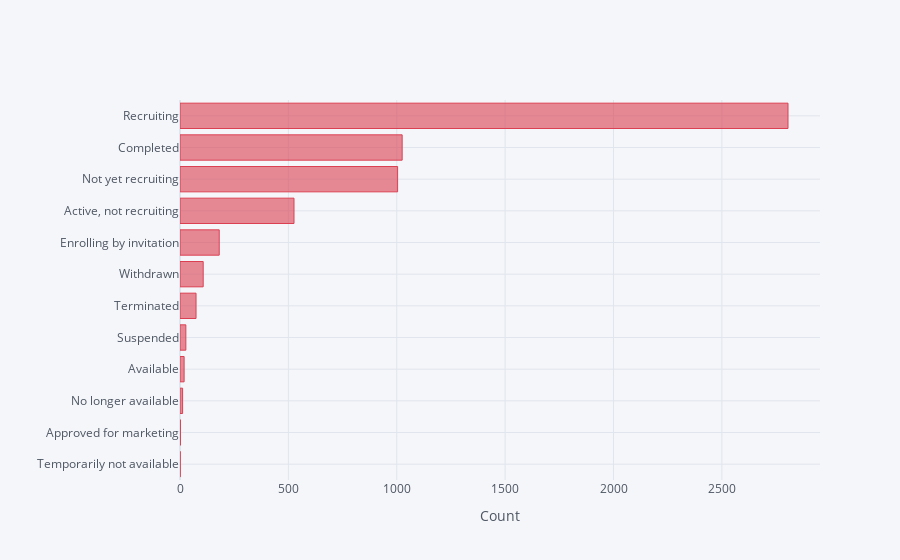

This figure's notebook cell:
### Markdown cell above
# Overall status of studies

Overall status of the studies can be either of the following:

-   **Not yet recruiting:**  The study has not started recruiting participants.
-   **Recruiting:**  The study is currently recruiting participants.
-   **Enrolling by invitation:**  The study is selecting its participants from a population, or group of people, decided on by the researchers in advance. These studies are not open to everyone who meets the eligibility criteria but only to people in that particular population, who are specifically invited to participate.
-   **Active, not recruiting:**  The study is ongoing, and participants are receiving an intervention or being examined, but potential participants are not currently being recruited or enrolled.
-   **Suspended:**  The study has stopped early but may start again.
-   **Terminated:**  The study has stopped early and will not start again. Participants are no longer being examined or treated.
-   **Completed:**  The study has ended normally, and participants are no longer being examined or treated (that is, the last participant's last visit has occurred).
-   **Withdrawn:**  The study stopped early, before enrolling its first participant.
-   **Unknown:**  A study on ClinicalTrials.gov whose last known status was recruiting; not yet recruiting; or active, not recruiting but that has passed its completion date, and the status has not been  last verified  within the past 2 years.

### Code cell
df_covid['overall_status'].value_counts().sort_values(ascending=True).iplot(kind='barh',xTitle='Count',color='red')

### Figure 1 — Plotly figure (JSON) as saved in the notebook; plotly's stock layout.template omitted (floating-point values rounded to 4 significant figures)
{"data": [{"marker": {"color": "rgba(219, 64, 82, 0.6)", "line": {"color": "rgba(219, 64, 82, 1.0)", "width": 1}}, "name": "overall_status", "orientation": "h", "text": "", "type": "bar", "x": [1, 2, 12, 19, 27, 74, 107, 181, 526, 1004, 1025, 2805], "y": ["Temporarily not available", "Approved for marketing", "No longer available", "Available", "Suspended", "Terminated", "Withdrawn", "Enrolling by invitation", "Active, not recruiting", "Not yet recruiting", "Completed", "Recruiting"]}], "layout": {"autosize": true, "legend": {"bgcolor": "#F5F6F9", "font": {"color": "#4D5663"}}, "paper_bgcolor": "#F5F6F9", "plot_bgcolor": "#F5F6F9", "title": {"font": {"color": "#4D5663"}}, "xaxis": {"autorange": true, "gridcolor": "#E1E5ED", "range": [0, 2953.0], "showgrid": true, "tickfont": {"color": "#4D5663"}, "title": {"font": {"color": "#4D5663"}, "text": "Count"}, "type": "linear", "zerolinecolor": "#E1E5ED"}, "yaxis": {"autorange": true, "gridcolor": "#E1E5ED", "range": [-0.5, 11.5], "showgrid": true, "tickfont": {"color": "#4D5663"}, "title": {"font": {"color": "#4D5663"}, "text": ""}, "type": "category", "zerolinecolor": "#E1E5ED"}}}
